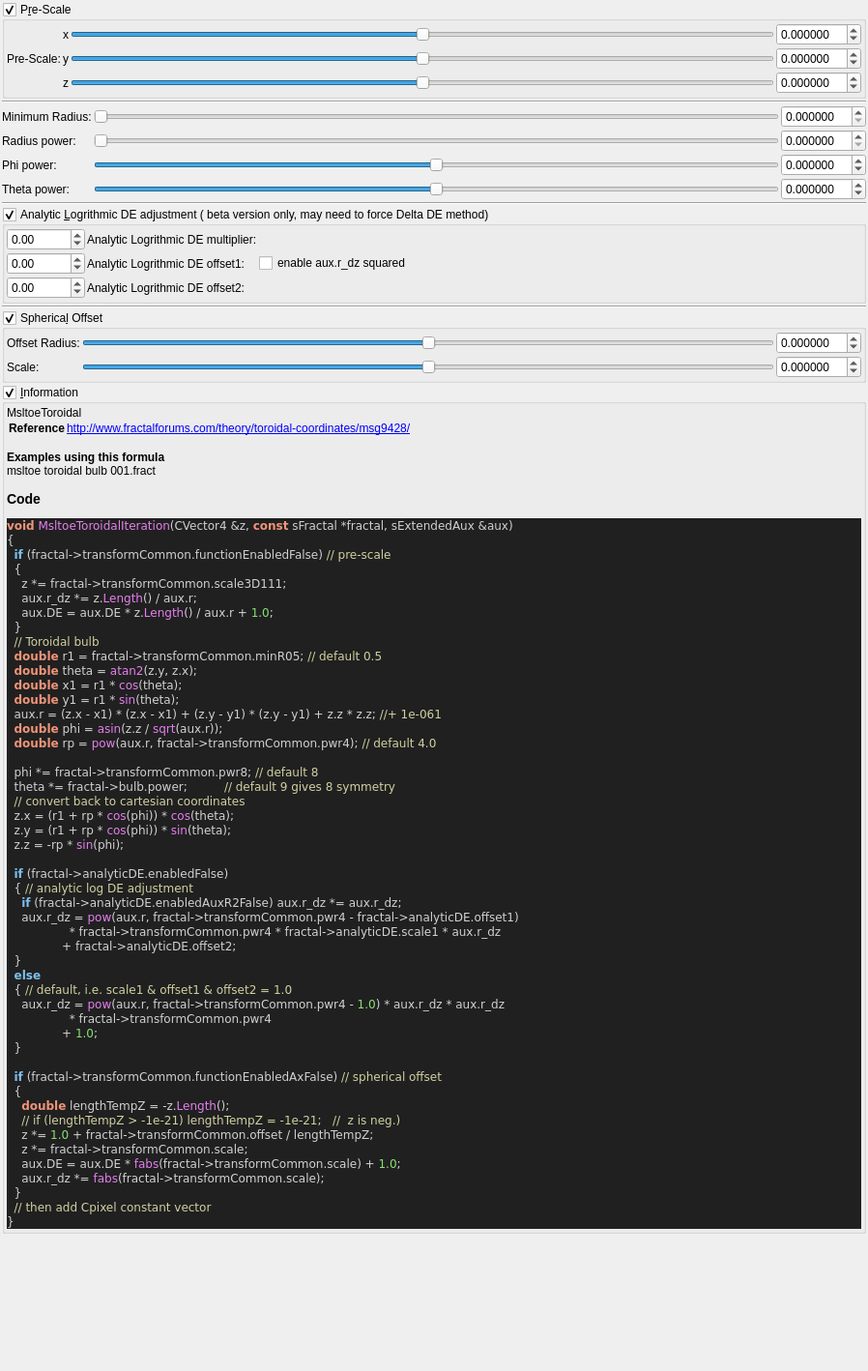
<?xml version="1.0" encoding="UTF-8"?>
<ui version="4.0">
 <class>msltoe_toroidal</class>
 <widget class="QWidget" name="Form">
  <property name="geometry">
   <rect>
    <x>0</x>
    <y>0</y>
    <width>898</width>
    <height>1418</height>
   </rect>
  </property>
  <property name="windowTitle">
   <string notr="true">msltoe_toroidal</string>
  </property>
  <layout class="QVBoxLayout" name="verticalLayout">
   <property name="spacing">
    <number>2</number>
   </property>
   <property name="leftMargin">
    <number>2</number>
   </property>
   <property name="topMargin">
    <number>2</number>
   </property>
   <property name="rightMargin">
    <number>2</number>
   </property>
   <property name="bottomMargin">
    <number>2</number>
   </property>
   <item>
    <widget class="MyGroupBox" name="groupCheck_transf_function_enabled_false">
     <property name="toolTip">
      <string/>
     </property>
     <property name="title">
      <string>P&amp;re-Scale</string>
     </property>
     <property name="checkable">
      <bool>true</bool>
     </property>
     <layout class="QVBoxLayout" name="verticalLayout_49">
      <property name="spacing">
       <number>2</number>
      </property>
      <property name="leftMargin">
       <number>2</number>
      </property>
      <property name="topMargin">
       <number>2</number>
      </property>
      <property name="rightMargin">
       <number>2</number>
      </property>
      <property name="bottomMargin">
       <number>2</number>
      </property>
      <item>
       <layout class="QGridLayout" name="gridLayout_23">
        <property name="spacing">
         <number>2</number>
        </property>
        <item row="0" column="2">
         <widget class="QSlider" name="slider3_transf_scale3D_111_x">
          <property name="sizePolicy">
           <sizepolicy hsizetype="Expanding" vsizetype="Maximum">
            <horstretch>0</horstretch>
            <verstretch>0</verstretch>
           </sizepolicy>
          </property>
          <property name="minimum">
           <number>-5000000</number>
          </property>
          <property name="maximum">
           <number>5000000</number>
          </property>
          <property name="orientation">
           <enum>Qt::Horizontal</enum>
          </property>
         </widget>
        </item>
        <item row="0" column="3">
         <widget class="MyDoubleSpinBox" name="spinbox3_transf_scale3D_111_x">
          <property name="sizePolicy">
           <sizepolicy hsizetype="Minimum" vsizetype="Maximum">
            <horstretch>0</horstretch>
            <verstretch>0</verstretch>
           </sizepolicy>
          </property>
          <property name="prefix">
           <string/>
          </property>
          <property name="decimals">
           <number>6</number>
          </property>
          <property name="minimum">
           <double>-99.989999999999995</double>
          </property>
          <property name="singleStep">
           <double>0.100000000000000</double>
          </property>
         </widget>
        </item>
        <item row="1" column="3">
         <widget class="MyDoubleSpinBox" name="spinbox3_transf_scale3D_111_y">
          <property name="sizePolicy">
           <sizepolicy hsizetype="Minimum" vsizetype="Maximum">
            <horstretch>0</horstretch>
            <verstretch>0</verstretch>
           </sizepolicy>
          </property>
          <property name="decimals">
           <number>6</number>
          </property>
          <property name="minimum">
           <double>-99.989999999999995</double>
          </property>
          <property name="maximum">
           <double>99.989999999999995</double>
          </property>
          <property name="singleStep">
           <double>0.100000000000000</double>
          </property>
         </widget>
        </item>
        <item row="2" column="3">
         <widget class="MyDoubleSpinBox" name="spinbox3_transf_scale3D_111_z">
          <property name="sizePolicy">
           <sizepolicy hsizetype="Minimum" vsizetype="Maximum">
            <horstretch>0</horstretch>
            <verstretch>0</verstretch>
           </sizepolicy>
          </property>
          <property name="decimals">
           <number>6</number>
          </property>
          <property name="minimum">
           <double>-99.989999999999995</double>
          </property>
          <property name="maximum">
           <double>99.989999999999995</double>
          </property>
          <property name="singleStep">
           <double>0.100000000000000</double>
          </property>
         </widget>
        </item>
        <item row="0" column="1">
         <widget class="QLabel" name="label_120">
          <property name="text">
           <string notr="true">x</string>
          </property>
         </widget>
        </item>
        <item row="1" column="0">
         <widget class="QLabel" name="label_124">
          <property name="text">
           <string>Pre-Scale:</string>
          </property>
         </widget>
        </item>
        <item row="1" column="2">
         <widget class="QSlider" name="slider3_transf_scale3D_111_y">
          <property name="sizePolicy">
           <sizepolicy hsizetype="Expanding" vsizetype="Maximum">
            <horstretch>0</horstretch>
            <verstretch>0</verstretch>
           </sizepolicy>
          </property>
          <property name="minimum">
           <number>-5000000</number>
          </property>
          <property name="maximum">
           <number>5000000</number>
          </property>
          <property name="orientation">
           <enum>Qt::Horizontal</enum>
          </property>
         </widget>
        </item>
        <item row="2" column="1">
         <widget class="QLabel" name="label_123">
          <property name="text">
           <string notr="true">z</string>
          </property>
         </widget>
        </item>
        <item row="1" column="1">
         <widget class="QLabel" name="label_121">
          <property name="text">
           <string notr="true">y</string>
          </property>
         </widget>
        </item>
        <item row="2" column="2">
         <widget class="QSlider" name="slider3_transf_scale3D_111_z">
          <property name="sizePolicy">
           <sizepolicy hsizetype="Expanding" vsizetype="Maximum">
            <horstretch>0</horstretch>
            <verstretch>0</verstretch>
           </sizepolicy>
          </property>
          <property name="minimum">
           <number>-5000000</number>
          </property>
          <property name="maximum">
           <number>5000000</number>
          </property>
          <property name="orientation">
           <enum>Qt::Horizontal</enum>
          </property>
         </widget>
        </item>
       </layout>
      </item>
     </layout>
    </widget>
   </item>
   <item>
    <widget class="Line" name="line_54">
     <property name="orientation">
      <enum>Qt::Horizontal</enum>
     </property>
    </widget>
   </item>
   <item>
    <layout class="QGridLayout" name="gridLayout_63">
     <property name="spacing">
      <number>2</number>
     </property>
     <item row="3" column="1">
      <widget class="QLabel" name="label_130">
       <property name="text">
        <string>Theta power:</string>
       </property>
      </widget>
     </item>
     <item row="1" column="1">
      <widget class="QLabel" name="label_127">
       <property name="text">
        <string>Radius power:</string>
       </property>
      </widget>
     </item>
     <item row="1" column="3">
      <widget class="MyDoubleSpinBox" name="spinbox_transf_pwr_4">
       <property name="sizePolicy">
        <sizepolicy hsizetype="Minimum" vsizetype="Maximum">
         <horstretch>0</horstretch>
         <verstretch>0</verstretch>
        </sizepolicy>
       </property>
       <property name="prefix">
        <string/>
       </property>
       <property name="suffix">
        <string/>
       </property>
       <property name="decimals">
        <number>6</number>
       </property>
       <property name="minimum">
        <double>0.000000000000000</double>
       </property>
       <property name="maximum">
        <double>99.989999999999995</double>
       </property>
       <property name="singleStep">
        <double>0.100000000000000</double>
       </property>
      </widget>
     </item>
     <item row="1" column="2">
      <widget class="QSlider" name="slider_transf_pwr_4">
       <property name="sizePolicy">
        <sizepolicy hsizetype="Expanding" vsizetype="Maximum">
         <horstretch>0</horstretch>
         <verstretch>0</verstretch>
        </sizepolicy>
       </property>
       <property name="minimum">
        <number>0</number>
       </property>
       <property name="maximum">
        <number>25000000</number>
       </property>
       <property name="singleStep">
        <number>1</number>
       </property>
       <property name="orientation">
        <enum>Qt::Horizontal</enum>
       </property>
      </widget>
     </item>
     <item row="0" column="2">
      <widget class="QSlider" name="slider_transf_minimum_radius_05">
       <property name="sizePolicy">
        <sizepolicy hsizetype="Preferred" vsizetype="Preferred">
         <horstretch>0</horstretch>
         <verstretch>0</verstretch>
        </sizepolicy>
       </property>
       <property name="minimum">
        <number>0</number>
       </property>
       <property name="maximum">
        <number>2000000</number>
       </property>
       <property name="singleStep">
        <number>1</number>
       </property>
       <property name="orientation">
        <enum>Qt::Horizontal</enum>
       </property>
      </widget>
     </item>
     <item row="0" column="1">
      <widget class="QLabel" name="label_253">
       <property name="text">
        <string>Minimum Radius:</string>
       </property>
      </widget>
     </item>
     <item row="0" column="3">
      <widget class="MyDoubleSpinBox" name="spinbox_transf_minimum_radius_05">
       <property name="sizePolicy">
        <sizepolicy hsizetype="Minimum" vsizetype="Maximum">
         <horstretch>0</horstretch>
         <verstretch>0</verstretch>
        </sizepolicy>
       </property>
       <property name="prefix">
        <string/>
       </property>
       <property name="suffix">
        <string/>
       </property>
       <property name="decimals">
        <number>6</number>
       </property>
       <property name="minimum">
        <double>0.000000000000000</double>
       </property>
       <property name="maximum">
        <double>10.000000000000000</double>
       </property>
       <property name="singleStep">
        <double>0.100000000000000</double>
       </property>
      </widget>
     </item>
     <item row="3" column="3">
      <widget class="MyDoubleSpinBox" name="spinbox_power">
       <property name="sizePolicy">
        <sizepolicy hsizetype="Minimum" vsizetype="Maximum">
         <horstretch>0</horstretch>
         <verstretch>0</verstretch>
        </sizepolicy>
       </property>
       <property name="prefix">
        <string/>
       </property>
       <property name="suffix">
        <string/>
       </property>
       <property name="decimals">
        <number>6</number>
       </property>
       <property name="minimum">
        <double>-99.989999999999995</double>
       </property>
       <property name="maximum">
        <double>99.989999999999995</double>
       </property>
       <property name="singleStep">
        <double>0.100000000000000</double>
       </property>
      </widget>
     </item>
     <item row="2" column="1">
      <widget class="QLabel" name="label_129">
       <property name="text">
        <string>Phi power:</string>
       </property>
      </widget>
     </item>
     <item row="3" column="2">
      <widget class="QSlider" name="slider_power">
       <property name="sizePolicy">
        <sizepolicy hsizetype="Expanding" vsizetype="Maximum">
         <horstretch>0</horstretch>
         <verstretch>0</verstretch>
        </sizepolicy>
       </property>
       <property name="minimum">
        <number>-25000000</number>
       </property>
       <property name="maximum">
        <number>25000000</number>
       </property>
       <property name="singleStep">
        <number>1</number>
       </property>
       <property name="orientation">
        <enum>Qt::Horizontal</enum>
       </property>
      </widget>
     </item>
     <item row="2" column="2">
      <widget class="QSlider" name="slider_transf_pwr_8">
       <property name="sizePolicy">
        <sizepolicy hsizetype="Expanding" vsizetype="Maximum">
         <horstretch>0</horstretch>
         <verstretch>0</verstretch>
        </sizepolicy>
       </property>
       <property name="minimum">
        <number>-25000000</number>
       </property>
       <property name="maximum">
        <number>25000000</number>
       </property>
       <property name="singleStep">
        <number>1</number>
       </property>
       <property name="orientation">
        <enum>Qt::Horizontal</enum>
       </property>
      </widget>
     </item>
     <item row="2" column="3">
      <widget class="MyDoubleSpinBox" name="spinbox_transf_pwr_8">
       <property name="sizePolicy">
        <sizepolicy hsizetype="Minimum" vsizetype="Maximum">
         <horstretch>0</horstretch>
         <verstretch>0</verstretch>
        </sizepolicy>
       </property>
       <property name="prefix">
        <string/>
       </property>
       <property name="suffix">
        <string/>
       </property>
       <property name="decimals">
        <number>6</number>
       </property>
       <property name="minimum">
        <double>-99.989999999999995</double>
       </property>
       <property name="maximum">
        <double>99.989999999999995</double>
       </property>
       <property name="singleStep">
        <double>0.100000000000000</double>
       </property>
      </widget>
     </item>
    </layout>
   </item>
   <item>
    <widget class="Line" name="line_55">
     <property name="orientation">
      <enum>Qt::Horizontal</enum>
     </property>
    </widget>
   </item>
   <item>
    <widget class="MyGroupBox" name="groupCheck_analyticDE_enabled_false">
     <property name="toolTip">
      <string/>
     </property>
     <property name="title">
      <string>Analytic &amp;Logrithmic DE adjustment ( beta version only, may need to force Delta DE method)</string>
     </property>
     <property name="checkable">
      <bool>true</bool>
     </property>
     <layout class="QVBoxLayout" name="verticalLayout_52">
      <property name="spacing">
       <number>2</number>
      </property>
      <property name="leftMargin">
       <number>2</number>
      </property>
      <property name="topMargin">
       <number>2</number>
      </property>
      <property name="rightMargin">
       <number>2</number>
      </property>
      <property name="bottomMargin">
       <number>2</number>
      </property>
      <item>
       <layout class="QGridLayout" name="gridLayout_26">
        <property name="spacing">
         <number>2</number>
        </property>
        <item row="1" column="1">
         <widget class="QLabel" name="label_177">
          <property name="text">
           <string>Analytic Logrithmic DE offset1:</string>
          </property>
         </widget>
        </item>
        <item row="0" column="1">
         <widget class="QLabel" name="label_176">
          <property name="text">
           <string>Analytic Logrithmic DE multiplier:</string>
          </property>
         </widget>
        </item>
        <item row="0" column="0">
         <widget class="MyDoubleSpinBox" name="spinbox_analyticDE_scale_1">
          <property name="sizePolicy">
           <sizepolicy hsizetype="Minimum" vsizetype="Maximum">
            <horstretch>0</horstretch>
            <verstretch>0</verstretch>
           </sizepolicy>
          </property>
          <property name="prefix">
           <string/>
          </property>
          <property name="suffix">
           <string/>
          </property>
          <property name="decimals">
           <number>2</number>
          </property>
          <property name="minimum">
           <double>-36000.000000000000000</double>
          </property>
          <property name="maximum">
           <double>36000.000000000000000</double>
          </property>
          <property name="singleStep">
           <double>0.100000000000000</double>
          </property>
         </widget>
        </item>
        <item row="0" column="2">
         <spacer name="horizontalSpacer">
          <property name="orientation">
           <enum>Qt::Horizontal</enum>
          </property>
          <property name="sizeHint" stdset="0">
           <size>
            <width>40</width>
            <height>20</height>
           </size>
          </property>
         </spacer>
        </item>
        <item row="1" column="0">
         <widget class="MyDoubleSpinBox" name="spinbox_analyticDE_offset_1">
          <property name="sizePolicy">
           <sizepolicy hsizetype="Minimum" vsizetype="Maximum">
            <horstretch>0</horstretch>
            <verstretch>0</verstretch>
           </sizepolicy>
          </property>
          <property name="prefix">
           <string/>
          </property>
          <property name="suffix">
           <string/>
          </property>
          <property name="decimals">
           <number>2</number>
          </property>
          <property name="minimum">
           <double>-36000.000000000000000</double>
          </property>
          <property name="maximum">
           <double>36000.000000000000000</double>
          </property>
          <property name="singleStep">
           <double>0.100000000000000</double>
          </property>
         </widget>
        </item>
        <item row="2" column="0">
         <widget class="MyDoubleSpinBox" name="spinbox_analyticDE_offset_2">
          <property name="sizePolicy">
           <sizepolicy hsizetype="Minimum" vsizetype="Maximum">
            <horstretch>0</horstretch>
            <verstretch>0</verstretch>
           </sizepolicy>
          </property>
          <property name="prefix">
           <string/>
          </property>
          <property name="suffix">
           <string/>
          </property>
          <property name="decimals">
           <number>2</number>
          </property>
          <property name="minimum">
           <double>-36000.000000000000000</double>
          </property>
          <property name="maximum">
           <double>36000.000000000000000</double>
          </property>
          <property name="singleStep">
           <double>0.100000000000000</double>
          </property>
         </widget>
        </item>
        <item row="2" column="1">
         <widget class="QLabel" name="label_178">
          <property name="text">
           <string>Analytic Logrithmic DE offset2:</string>
          </property>
         </widget>
        </item>
        <item row="1" column="2">
         <widget class="QCheckBox" name="checkBox_analyticDE_enabled_auxR2_false">
          <property name="text">
           <string>enable aux.r_dz squared</string>
          </property>
         </widget>
        </item>
       </layout>
      </item>
     </layout>
    </widget>
   </item>
   <item>
    <widget class="Line" name="line">
     <property name="orientation">
      <enum>Qt::Horizontal</enum>
     </property>
    </widget>
   </item>
   <item>
    <widget class="MyGroupBox" name="groupCheck_transf_function_enabledAx_false">
     <property name="toolTip">
      <string/>
     </property>
     <property name="title">
      <string>Spherica&amp;l Offset</string>
     </property>
     <property name="checkable">
      <bool>true</bool>
     </property>
     <layout class="QVBoxLayout" name="verticalLayout_50">
      <property name="spacing">
       <number>2</number>
      </property>
      <property name="leftMargin">
       <number>2</number>
      </property>
      <property name="topMargin">
       <number>2</number>
      </property>
      <property name="rightMargin">
       <number>2</number>
      </property>
      <property name="bottomMargin">
       <number>2</number>
      </property>
      <item>
       <layout class="QGridLayout" name="gridLayout_24">
        <property name="spacing">
         <number>2</number>
        </property>
        <item row="1" column="2">
         <widget class="MyDoubleSpinBox" name="spinbox_transf_scale">
          <property name="sizePolicy">
           <sizepolicy hsizetype="Minimum" vsizetype="Maximum">
            <horstretch>0</horstretch>
            <verstretch>0</verstretch>
           </sizepolicy>
          </property>
          <property name="decimals">
           <number>6</number>
          </property>
          <property name="minimum">
           <double>-99.989999999999995</double>
          </property>
          <property name="maximum">
           <double>99.989999999999995</double>
          </property>
          <property name="singleStep">
           <double>0.100000000000000</double>
          </property>
         </widget>
        </item>
        <item row="0" column="0">
         <widget class="QLabel" name="label_132">
          <property name="text">
           <string>Offset Radius:</string>
          </property>
         </widget>
        </item>
        <item row="0" column="2">
         <widget class="MyDoubleSpinBox" name="spinbox_transf_offset">
          <property name="sizePolicy">
           <sizepolicy hsizetype="Minimum" vsizetype="Maximum">
            <horstretch>0</horstretch>
            <verstretch>0</verstretch>
           </sizepolicy>
          </property>
          <property name="prefix">
           <string/>
          </property>
          <property name="decimals">
           <number>6</number>
          </property>
          <property name="minimum">
           <double>-99.989999999999995</double>
          </property>
          <property name="singleStep">
           <double>0.100000000000000</double>
          </property>
         </widget>
        </item>
        <item row="0" column="1">
         <widget class="QSlider" name="slider_transf_offset">
          <property name="sizePolicy">
           <sizepolicy hsizetype="Expanding" vsizetype="Maximum">
            <horstretch>0</horstretch>
            <verstretch>0</verstretch>
           </sizepolicy>
          </property>
          <property name="minimum">
           <number>-5000000</number>
          </property>
          <property name="maximum">
           <number>5000000</number>
          </property>
          <property name="orientation">
           <enum>Qt::Horizontal</enum>
          </property>
         </widget>
        </item>
        <item row="1" column="1">
         <widget class="QSlider" name="slider_transf_scale">
          <property name="sizePolicy">
           <sizepolicy hsizetype="Expanding" vsizetype="Maximum">
            <horstretch>0</horstretch>
            <verstretch>0</verstretch>
           </sizepolicy>
          </property>
          <property name="minimum">
           <number>-5000000</number>
          </property>
          <property name="maximum">
           <number>5000000</number>
          </property>
          <property name="orientation">
           <enum>Qt::Horizontal</enum>
          </property>
         </widget>
        </item>
        <item row="1" column="0">
         <widget class="QLabel" name="label_128">
          <property name="text">
           <string>Scale:</string>
          </property>
         </widget>
        </item>
       </layout>
      </item>
     </layout>
    </widget>
   </item>
   <item>
    <widget class="MyGroupBox" name="groupCheck_info">
     <property name="title">
      <string>&amp;Information</string>
     </property>
     <property name="flat">
      <bool>false</bool>
     </property>
     <property name="checkable">
      <bool>true</bool>
     </property>
     <layout class="QVBoxLayout" name="verticalLayout_2">
      <property name="spacing">
       <number>2</number>
      </property>
      <property name="leftMargin">
       <number>2</number>
      </property>
      <property name="topMargin">
       <number>2</number>
      </property>
      <property name="rightMargin">
       <number>2</number>
      </property>
      <property name="bottomMargin">
       <number>2</number>
      </property>
      <item>
       <widget class="QLabel" name="label_code_content">
        <property name="text">
         <string notr="true">&lt;p&gt;MsltoeToroidal&lt;/p&gt;&lt;table&gt;
&lt;tr&gt;&lt;th&gt;Reference&lt;/th&gt;&lt;td&gt;&lt;a href=&quot;http://www.fractalforums.com/theory/toroidal-coordinates/msg9428/&quot;&gt;http://www.fractalforums.com/theory/toroidal-coordinates/msg9428/&lt;br&gt;
&lt;/td&gt;&lt;/tr&gt;
&lt;/table&gt;
&lt;br&gt;&lt;b&gt;Examples using this formula&lt;/b&gt;&lt;br&gt;msltoe toroidal bulb 001.fract&lt;h3&gt;Code&lt;/h3&gt;
&lt;body style=&quot;background-color:#202020&quot;&gt;
&lt;pre style=&quot;color:#d0d0d0; background-color:#202020;  font-family:'Courier New',monospace;&quot;&gt;&lt;span style=&quot;color:#f09479; font-weight:bold&quot;&gt;void&lt;/span&gt; &lt;span style=&quot;color:#e47eed&quot;&gt;MsltoeToroidalIteration&lt;/span&gt;&lt;span style=&quot;color:#d0d0d0&quot;&gt;(&lt;/span&gt;CVector4 &lt;span style=&quot;color:#d0d0d0&quot;&gt;&amp;amp;&lt;/span&gt;z&lt;span style=&quot;color:#d0d0d0&quot;&gt;,&lt;/span&gt; &lt;span style=&quot;color:#f09479; font-weight:bold&quot;&gt;const&lt;/span&gt; sFractal &lt;span style=&quot;color:#d0d0d0&quot;&gt;*&lt;/span&gt;fractal&lt;span style=&quot;color:#d0d0d0&quot;&gt;,&lt;/span&gt; sExtendedAux &lt;span style=&quot;color:#d0d0d0&quot;&gt;&amp;amp;&lt;/span&gt;aux&lt;span style=&quot;color:#d0d0d0&quot;&gt;)&lt;/span&gt;
&lt;span style=&quot;color:#d0d0d0&quot;&gt;{&lt;/span&gt;
  &lt;span style=&quot;color:#7ec0ee; font-weight:bold&quot;&gt;if&lt;/span&gt; &lt;span style=&quot;color:#d0d0d0&quot;&gt;(&lt;/span&gt;fractal&lt;span style=&quot;color:#d0d0d0&quot;&gt;-&amp;gt;&lt;/span&gt;transformCommon&lt;span style=&quot;color:#d0d0d0&quot;&gt;.&lt;/span&gt;functionEnabledFalse&lt;span style=&quot;color:#d0d0d0&quot;&gt;)&lt;/span&gt; &lt;span style=&quot;color:#d0d0a0&quot;&gt;// pre-scale&lt;/span&gt;
  &lt;span style=&quot;color:#d0d0d0&quot;&gt;{&lt;/span&gt;
    z &lt;span style=&quot;color:#d0d0d0&quot;&gt;*=&lt;/span&gt; fractal&lt;span style=&quot;color:#d0d0d0&quot;&gt;-&amp;gt;&lt;/span&gt;transformCommon&lt;span style=&quot;color:#d0d0d0&quot;&gt;.&lt;/span&gt;scale3D111&lt;span style=&quot;color:#d0d0d0&quot;&gt;;&lt;/span&gt;
    aux&lt;span style=&quot;color:#d0d0d0&quot;&gt;.&lt;/span&gt;r_dz &lt;span style=&quot;color:#d0d0d0&quot;&gt;*=&lt;/span&gt; z&lt;span style=&quot;color:#d0d0d0&quot;&gt;.&lt;/span&gt;&lt;span style=&quot;color:#e47eed&quot;&gt;Length&lt;/span&gt;&lt;span style=&quot;color:#d0d0d0&quot;&gt;() /&lt;/span&gt; aux&lt;span style=&quot;color:#d0d0d0&quot;&gt;.&lt;/span&gt;r&lt;span style=&quot;color:#d0d0d0&quot;&gt;;&lt;/span&gt;
    aux&lt;span style=&quot;color:#d0d0d0&quot;&gt;.&lt;/span&gt;DE &lt;span style=&quot;color:#d0d0d0&quot;&gt;=&lt;/span&gt; aux&lt;span style=&quot;color:#d0d0d0&quot;&gt;.&lt;/span&gt;DE &lt;span style=&quot;color:#d0d0d0&quot;&gt;*&lt;/span&gt; z&lt;span style=&quot;color:#d0d0d0&quot;&gt;.&lt;/span&gt;&lt;span style=&quot;color:#e47eed&quot;&gt;Length&lt;/span&gt;&lt;span style=&quot;color:#d0d0d0&quot;&gt;() /&lt;/span&gt; aux&lt;span style=&quot;color:#d0d0d0&quot;&gt;.&lt;/span&gt;r &lt;span style=&quot;color:#d0d0d0&quot;&gt;+&lt;/span&gt; &lt;span style=&quot;color:#87df71&quot;&gt;1.0&lt;/span&gt;&lt;span style=&quot;color:#d0d0d0&quot;&gt;;&lt;/span&gt;
  &lt;span style=&quot;color:#d0d0d0&quot;&gt;}&lt;/span&gt;
  &lt;span style=&quot;color:#d0d0a0&quot;&gt;// Toroidal bulb&lt;/span&gt;
  &lt;span style=&quot;color:#f09479; font-weight:bold&quot;&gt;double&lt;/span&gt; r1 &lt;span style=&quot;color:#d0d0d0&quot;&gt;=&lt;/span&gt; fractal&lt;span style=&quot;color:#d0d0d0&quot;&gt;-&amp;gt;&lt;/span&gt;transformCommon&lt;span style=&quot;color:#d0d0d0&quot;&gt;.&lt;/span&gt;minR05&lt;span style=&quot;color:#d0d0d0&quot;&gt;;&lt;/span&gt; &lt;span style=&quot;color:#d0d0a0&quot;&gt;// default 0.5&lt;/span&gt;
  &lt;span style=&quot;color:#f09479; font-weight:bold&quot;&gt;double&lt;/span&gt; theta &lt;span style=&quot;color:#d0d0d0&quot;&gt;=&lt;/span&gt; &lt;span style=&quot;color:#e47eed&quot;&gt;atan2&lt;/span&gt;&lt;span style=&quot;color:#d0d0d0&quot;&gt;(&lt;/span&gt;z&lt;span style=&quot;color:#d0d0d0&quot;&gt;.&lt;/span&gt;y&lt;span style=&quot;color:#d0d0d0&quot;&gt;,&lt;/span&gt; z&lt;span style=&quot;color:#d0d0d0&quot;&gt;.&lt;/span&gt;x&lt;span style=&quot;color:#d0d0d0&quot;&gt;);&lt;/span&gt;
  &lt;span style=&quot;color:#f09479; font-weight:bold&quot;&gt;double&lt;/span&gt; x1 &lt;span style=&quot;color:#d0d0d0&quot;&gt;=&lt;/span&gt; r1 &lt;span style=&quot;color:#d0d0d0&quot;&gt;*&lt;/span&gt; &lt;span style=&quot;color:#e47eed&quot;&gt;cos&lt;/span&gt;&lt;span style=&quot;color:#d0d0d0&quot;&gt;(&lt;/span&gt;theta&lt;span style=&quot;color:#d0d0d0&quot;&gt;);&lt;/span&gt;
  &lt;span style=&quot;color:#f09479; font-weight:bold&quot;&gt;double&lt;/span&gt; y1 &lt;span style=&quot;color:#d0d0d0&quot;&gt;=&lt;/span&gt; r1 &lt;span style=&quot;color:#d0d0d0&quot;&gt;*&lt;/span&gt; &lt;span style=&quot;color:#e47eed&quot;&gt;sin&lt;/span&gt;&lt;span style=&quot;color:#d0d0d0&quot;&gt;(&lt;/span&gt;theta&lt;span style=&quot;color:#d0d0d0&quot;&gt;);&lt;/span&gt;
  aux&lt;span style=&quot;color:#d0d0d0&quot;&gt;.&lt;/span&gt;r &lt;span style=&quot;color:#d0d0d0&quot;&gt;= (&lt;/span&gt;z&lt;span style=&quot;color:#d0d0d0&quot;&gt;.&lt;/span&gt;x &lt;span style=&quot;color:#d0d0d0&quot;&gt;-&lt;/span&gt; x1&lt;span style=&quot;color:#d0d0d0&quot;&gt;) * (&lt;/span&gt;z&lt;span style=&quot;color:#d0d0d0&quot;&gt;.&lt;/span&gt;x &lt;span style=&quot;color:#d0d0d0&quot;&gt;-&lt;/span&gt; x1&lt;span style=&quot;color:#d0d0d0&quot;&gt;) + (&lt;/span&gt;z&lt;span style=&quot;color:#d0d0d0&quot;&gt;.&lt;/span&gt;y &lt;span style=&quot;color:#d0d0d0&quot;&gt;-&lt;/span&gt; y1&lt;span style=&quot;color:#d0d0d0&quot;&gt;) * (&lt;/span&gt;z&lt;span style=&quot;color:#d0d0d0&quot;&gt;.&lt;/span&gt;y &lt;span style=&quot;color:#d0d0d0&quot;&gt;-&lt;/span&gt; y1&lt;span style=&quot;color:#d0d0d0&quot;&gt;) +&lt;/span&gt; z&lt;span style=&quot;color:#d0d0d0&quot;&gt;.&lt;/span&gt;z &lt;span style=&quot;color:#d0d0d0&quot;&gt;*&lt;/span&gt; z&lt;span style=&quot;color:#d0d0d0&quot;&gt;.&lt;/span&gt;z&lt;span style=&quot;color:#d0d0d0&quot;&gt;;&lt;/span&gt; &lt;span style=&quot;color:#d0d0a0&quot;&gt;//+ 1e-061&lt;/span&gt;
  &lt;span style=&quot;color:#f09479; font-weight:bold&quot;&gt;double&lt;/span&gt; phi &lt;span style=&quot;color:#d0d0d0&quot;&gt;=&lt;/span&gt; &lt;span style=&quot;color:#e47eed&quot;&gt;asin&lt;/span&gt;&lt;span style=&quot;color:#d0d0d0&quot;&gt;(&lt;/span&gt;z&lt;span style=&quot;color:#d0d0d0&quot;&gt;.&lt;/span&gt;z &lt;span style=&quot;color:#d0d0d0&quot;&gt;/&lt;/span&gt; &lt;span style=&quot;color:#e47eed&quot;&gt;sqrt&lt;/span&gt;&lt;span style=&quot;color:#d0d0d0&quot;&gt;(&lt;/span&gt;aux&lt;span style=&quot;color:#d0d0d0&quot;&gt;.&lt;/span&gt;r&lt;span style=&quot;color:#d0d0d0&quot;&gt;));&lt;/span&gt;
  &lt;span style=&quot;color:#f09479; font-weight:bold&quot;&gt;double&lt;/span&gt; rp &lt;span style=&quot;color:#d0d0d0&quot;&gt;=&lt;/span&gt; &lt;span style=&quot;color:#e47eed&quot;&gt;pow&lt;/span&gt;&lt;span style=&quot;color:#d0d0d0&quot;&gt;(&lt;/span&gt;aux&lt;span style=&quot;color:#d0d0d0&quot;&gt;.&lt;/span&gt;r&lt;span style=&quot;color:#d0d0d0&quot;&gt;,&lt;/span&gt; fractal&lt;span style=&quot;color:#d0d0d0&quot;&gt;-&amp;gt;&lt;/span&gt;transformCommon&lt;span style=&quot;color:#d0d0d0&quot;&gt;.&lt;/span&gt;pwr4&lt;span style=&quot;color:#d0d0d0&quot;&gt;);&lt;/span&gt; &lt;span style=&quot;color:#d0d0a0&quot;&gt;// default 4.0&lt;/span&gt;

  phi &lt;span style=&quot;color:#d0d0d0&quot;&gt;*=&lt;/span&gt; fractal&lt;span style=&quot;color:#d0d0d0&quot;&gt;-&amp;gt;&lt;/span&gt;transformCommon&lt;span style=&quot;color:#d0d0d0&quot;&gt;.&lt;/span&gt;pwr8&lt;span style=&quot;color:#d0d0d0&quot;&gt;;&lt;/span&gt; &lt;span style=&quot;color:#d0d0a0&quot;&gt;// default 8&lt;/span&gt;
  theta &lt;span style=&quot;color:#d0d0d0&quot;&gt;*=&lt;/span&gt; fractal&lt;span style=&quot;color:#d0d0d0&quot;&gt;-&amp;gt;&lt;/span&gt;bulb&lt;span style=&quot;color:#d0d0d0&quot;&gt;.&lt;/span&gt;power&lt;span style=&quot;color:#d0d0d0&quot;&gt;;&lt;/span&gt;          &lt;span style=&quot;color:#d0d0a0&quot;&gt;// default 9 gives 8 symmetry&lt;/span&gt;
  &lt;span style=&quot;color:#d0d0a0&quot;&gt;// convert back to cartesian coordinates&lt;/span&gt;
  z&lt;span style=&quot;color:#d0d0d0&quot;&gt;.&lt;/span&gt;x &lt;span style=&quot;color:#d0d0d0&quot;&gt;= (&lt;/span&gt;r1 &lt;span style=&quot;color:#d0d0d0&quot;&gt;+&lt;/span&gt; rp &lt;span style=&quot;color:#d0d0d0&quot;&gt;*&lt;/span&gt; &lt;span style=&quot;color:#e47eed&quot;&gt;cos&lt;/span&gt;&lt;span style=&quot;color:#d0d0d0&quot;&gt;(&lt;/span&gt;phi&lt;span style=&quot;color:#d0d0d0&quot;&gt;)) *&lt;/span&gt; &lt;span style=&quot;color:#e47eed&quot;&gt;cos&lt;/span&gt;&lt;span style=&quot;color:#d0d0d0&quot;&gt;(&lt;/span&gt;theta&lt;span style=&quot;color:#d0d0d0&quot;&gt;);&lt;/span&gt;
  z&lt;span style=&quot;color:#d0d0d0&quot;&gt;.&lt;/span&gt;y &lt;span style=&quot;color:#d0d0d0&quot;&gt;= (&lt;/span&gt;r1 &lt;span style=&quot;color:#d0d0d0&quot;&gt;+&lt;/span&gt; rp &lt;span style=&quot;color:#d0d0d0&quot;&gt;*&lt;/span&gt; &lt;span style=&quot;color:#e47eed&quot;&gt;cos&lt;/span&gt;&lt;span style=&quot;color:#d0d0d0&quot;&gt;(&lt;/span&gt;phi&lt;span style=&quot;color:#d0d0d0&quot;&gt;)) *&lt;/span&gt; &lt;span style=&quot;color:#e47eed&quot;&gt;sin&lt;/span&gt;&lt;span style=&quot;color:#d0d0d0&quot;&gt;(&lt;/span&gt;theta&lt;span style=&quot;color:#d0d0d0&quot;&gt;);&lt;/span&gt;
  z&lt;span style=&quot;color:#d0d0d0&quot;&gt;.&lt;/span&gt;z &lt;span style=&quot;color:#d0d0d0&quot;&gt;= -&lt;/span&gt;rp &lt;span style=&quot;color:#d0d0d0&quot;&gt;*&lt;/span&gt; &lt;span style=&quot;color:#e47eed&quot;&gt;sin&lt;/span&gt;&lt;span style=&quot;color:#d0d0d0&quot;&gt;(&lt;/span&gt;phi&lt;span style=&quot;color:#d0d0d0&quot;&gt;);&lt;/span&gt;

  &lt;span style=&quot;color:#7ec0ee; font-weight:bold&quot;&gt;if&lt;/span&gt; &lt;span style=&quot;color:#d0d0d0&quot;&gt;(&lt;/span&gt;fractal&lt;span style=&quot;color:#d0d0d0&quot;&gt;-&amp;gt;&lt;/span&gt;analyticDE&lt;span style=&quot;color:#d0d0d0&quot;&gt;.&lt;/span&gt;enabledFalse&lt;span style=&quot;color:#d0d0d0&quot;&gt;)&lt;/span&gt;
  &lt;span style=&quot;color:#d0d0d0&quot;&gt;{&lt;/span&gt; &lt;span style=&quot;color:#d0d0a0&quot;&gt;// analytic log DE adjustment&lt;/span&gt;
    &lt;span style=&quot;color:#7ec0ee; font-weight:bold&quot;&gt;if&lt;/span&gt; &lt;span style=&quot;color:#d0d0d0&quot;&gt;(&lt;/span&gt;fractal&lt;span style=&quot;color:#d0d0d0&quot;&gt;-&amp;gt;&lt;/span&gt;analyticDE&lt;span style=&quot;color:#d0d0d0&quot;&gt;.&lt;/span&gt;enabledAuxR2False&lt;span style=&quot;color:#d0d0d0&quot;&gt;)&lt;/span&gt; aux&lt;span style=&quot;color:#d0d0d0&quot;&gt;.&lt;/span&gt;r_dz &lt;span style=&quot;color:#d0d0d0&quot;&gt;*=&lt;/span&gt; aux&lt;span style=&quot;color:#d0d0d0&quot;&gt;.&lt;/span&gt;r_dz&lt;span style=&quot;color:#d0d0d0&quot;&gt;;&lt;/span&gt;
    aux&lt;span style=&quot;color:#d0d0d0&quot;&gt;.&lt;/span&gt;r_dz &lt;span style=&quot;color:#d0d0d0&quot;&gt;=&lt;/span&gt; &lt;span style=&quot;color:#e47eed&quot;&gt;pow&lt;/span&gt;&lt;span style=&quot;color:#d0d0d0&quot;&gt;(&lt;/span&gt;aux&lt;span style=&quot;color:#d0d0d0&quot;&gt;.&lt;/span&gt;r&lt;span style=&quot;color:#d0d0d0&quot;&gt;,&lt;/span&gt; fractal&lt;span style=&quot;color:#d0d0d0&quot;&gt;-&amp;gt;&lt;/span&gt;transformCommon&lt;span style=&quot;color:#d0d0d0&quot;&gt;.&lt;/span&gt;pwr4 &lt;span style=&quot;color:#d0d0d0&quot;&gt;-&lt;/span&gt; fractal&lt;span style=&quot;color:#d0d0d0&quot;&gt;-&amp;gt;&lt;/span&gt;analyticDE&lt;span style=&quot;color:#d0d0d0&quot;&gt;.&lt;/span&gt;offset1&lt;span style=&quot;color:#d0d0d0&quot;&gt;)&lt;/span&gt;
                 &lt;span style=&quot;color:#d0d0d0&quot;&gt;*&lt;/span&gt; fractal&lt;span style=&quot;color:#d0d0d0&quot;&gt;-&amp;gt;&lt;/span&gt;transformCommon&lt;span style=&quot;color:#d0d0d0&quot;&gt;.&lt;/span&gt;pwr4 &lt;span style=&quot;color:#d0d0d0&quot;&gt;*&lt;/span&gt; fractal&lt;span style=&quot;color:#d0d0d0&quot;&gt;-&amp;gt;&lt;/span&gt;analyticDE&lt;span style=&quot;color:#d0d0d0&quot;&gt;.&lt;/span&gt;scale1 &lt;span style=&quot;color:#d0d0d0&quot;&gt;*&lt;/span&gt; aux&lt;span style=&quot;color:#d0d0d0&quot;&gt;.&lt;/span&gt;r_dz
               &lt;span style=&quot;color:#d0d0d0&quot;&gt;+&lt;/span&gt; fractal&lt;span style=&quot;color:#d0d0d0&quot;&gt;-&amp;gt;&lt;/span&gt;analyticDE&lt;span style=&quot;color:#d0d0d0&quot;&gt;.&lt;/span&gt;offset2&lt;span style=&quot;color:#d0d0d0&quot;&gt;;&lt;/span&gt;
  &lt;span style=&quot;color:#d0d0d0&quot;&gt;}&lt;/span&gt;
  &lt;span style=&quot;color:#7ec0ee; font-weight:bold&quot;&gt;else&lt;/span&gt;
  &lt;span style=&quot;color:#d0d0d0&quot;&gt;{&lt;/span&gt; &lt;span style=&quot;color:#d0d0a0&quot;&gt;// default, i.e. scale1 &amp;amp; offset1 &amp;amp; offset2 = 1.0&lt;/span&gt;
    aux&lt;span style=&quot;color:#d0d0d0&quot;&gt;.&lt;/span&gt;r_dz &lt;span style=&quot;color:#d0d0d0&quot;&gt;=&lt;/span&gt; &lt;span style=&quot;color:#e47eed&quot;&gt;pow&lt;/span&gt;&lt;span style=&quot;color:#d0d0d0&quot;&gt;(&lt;/span&gt;aux&lt;span style=&quot;color:#d0d0d0&quot;&gt;.&lt;/span&gt;r&lt;span style=&quot;color:#d0d0d0&quot;&gt;,&lt;/span&gt; fractal&lt;span style=&quot;color:#d0d0d0&quot;&gt;-&amp;gt;&lt;/span&gt;transformCommon&lt;span style=&quot;color:#d0d0d0&quot;&gt;.&lt;/span&gt;pwr4 &lt;span style=&quot;color:#d0d0d0&quot;&gt;-&lt;/span&gt; &lt;span style=&quot;color:#87df71&quot;&gt;1.0&lt;/span&gt;&lt;span style=&quot;color:#d0d0d0&quot;&gt;) *&lt;/span&gt; aux&lt;span style=&quot;color:#d0d0d0&quot;&gt;.&lt;/span&gt;r_dz &lt;span style=&quot;color:#d0d0d0&quot;&gt;*&lt;/span&gt; aux&lt;span style=&quot;color:#d0d0d0&quot;&gt;.&lt;/span&gt;r_dz
                 &lt;span style=&quot;color:#d0d0d0&quot;&gt;*&lt;/span&gt; fractal&lt;span style=&quot;color:#d0d0d0&quot;&gt;-&amp;gt;&lt;/span&gt;transformCommon&lt;span style=&quot;color:#d0d0d0&quot;&gt;.&lt;/span&gt;pwr4
               &lt;span style=&quot;color:#d0d0d0&quot;&gt;+&lt;/span&gt; &lt;span style=&quot;color:#87df71&quot;&gt;1.0&lt;/span&gt;&lt;span style=&quot;color:#d0d0d0&quot;&gt;;&lt;/span&gt;
  &lt;span style=&quot;color:#d0d0d0&quot;&gt;}&lt;/span&gt;

  &lt;span style=&quot;color:#7ec0ee; font-weight:bold&quot;&gt;if&lt;/span&gt; &lt;span style=&quot;color:#d0d0d0&quot;&gt;(&lt;/span&gt;fractal&lt;span style=&quot;color:#d0d0d0&quot;&gt;-&amp;gt;&lt;/span&gt;transformCommon&lt;span style=&quot;color:#d0d0d0&quot;&gt;.&lt;/span&gt;functionEnabledAxFalse&lt;span style=&quot;color:#d0d0d0&quot;&gt;)&lt;/span&gt; &lt;span style=&quot;color:#d0d0a0&quot;&gt;// spherical offset&lt;/span&gt;
  &lt;span style=&quot;color:#d0d0d0&quot;&gt;{&lt;/span&gt;
    &lt;span style=&quot;color:#f09479; font-weight:bold&quot;&gt;double&lt;/span&gt; lengthTempZ &lt;span style=&quot;color:#d0d0d0&quot;&gt;= -&lt;/span&gt;z&lt;span style=&quot;color:#d0d0d0&quot;&gt;.&lt;/span&gt;&lt;span style=&quot;color:#e47eed&quot;&gt;Length&lt;/span&gt;&lt;span style=&quot;color:#d0d0d0&quot;&gt;();&lt;/span&gt;
    &lt;span style=&quot;color:#d0d0a0&quot;&gt;// if (lengthTempZ &amp;gt; -1e-21) lengthTempZ = -1e-21;   //  z is neg.)&lt;/span&gt;
    z &lt;span style=&quot;color:#d0d0d0&quot;&gt;*=&lt;/span&gt; &lt;span style=&quot;color:#87df71&quot;&gt;1.0&lt;/span&gt; &lt;span style=&quot;color:#d0d0d0&quot;&gt;+&lt;/span&gt; fractal&lt;span style=&quot;color:#d0d0d0&quot;&gt;-&amp;gt;&lt;/span&gt;transformCommon&lt;span style=&quot;color:#d0d0d0&quot;&gt;.&lt;/span&gt;offset &lt;span style=&quot;color:#d0d0d0&quot;&gt;/&lt;/span&gt; lengthTempZ&lt;span style=&quot;color:#d0d0d0&quot;&gt;;&lt;/span&gt;
    z &lt;span style=&quot;color:#d0d0d0&quot;&gt;*=&lt;/span&gt; fractal&lt;span style=&quot;color:#d0d0d0&quot;&gt;-&amp;gt;&lt;/span&gt;transformCommon&lt;span style=&quot;color:#d0d0d0&quot;&gt;.&lt;/span&gt;scale&lt;span style=&quot;color:#d0d0d0&quot;&gt;;&lt;/span&gt;
    aux&lt;span style=&quot;color:#d0d0d0&quot;&gt;.&lt;/span&gt;DE &lt;span style=&quot;color:#d0d0d0&quot;&gt;=&lt;/span&gt; aux&lt;span style=&quot;color:#d0d0d0&quot;&gt;.&lt;/span&gt;DE &lt;span style=&quot;color:#d0d0d0&quot;&gt;*&lt;/span&gt; &lt;span style=&quot;color:#e47eed&quot;&gt;fabs&lt;/span&gt;&lt;span style=&quot;color:#d0d0d0&quot;&gt;(&lt;/span&gt;fractal&lt;span style=&quot;color:#d0d0d0&quot;&gt;-&amp;gt;&lt;/span&gt;transformCommon&lt;span style=&quot;color:#d0d0d0&quot;&gt;.&lt;/span&gt;scale&lt;span style=&quot;color:#d0d0d0&quot;&gt;) +&lt;/span&gt; &lt;span style=&quot;color:#87df71&quot;&gt;1.0&lt;/span&gt;&lt;span style=&quot;color:#d0d0d0&quot;&gt;;&lt;/span&gt;
    aux&lt;span style=&quot;color:#d0d0d0&quot;&gt;.&lt;/span&gt;r_dz &lt;span style=&quot;color:#d0d0d0&quot;&gt;*=&lt;/span&gt; &lt;span style=&quot;color:#e47eed&quot;&gt;fabs&lt;/span&gt;&lt;span style=&quot;color:#d0d0d0&quot;&gt;(&lt;/span&gt;fractal&lt;span style=&quot;color:#d0d0d0&quot;&gt;-&amp;gt;&lt;/span&gt;transformCommon&lt;span style=&quot;color:#d0d0d0&quot;&gt;.&lt;/span&gt;scale&lt;span style=&quot;color:#d0d0d0&quot;&gt;);&lt;/span&gt;
  &lt;span style=&quot;color:#d0d0d0&quot;&gt;}&lt;/span&gt;
  &lt;span style=&quot;color:#d0d0a0&quot;&gt;// then add Cpixel constant vector&lt;/span&gt;
&lt;span style=&quot;color:#d0d0d0&quot;&gt;}&lt;/span&gt;
&lt;/pre&gt;
&lt;/body&gt;</string>
        </property>
        <property name="wordWrap">
         <bool>true</bool>
        </property>
        <property name="openExternalLinks">
         <bool>true</bool>
        </property>
        <property name="textInteractionFlags">
         <set>Qt::LinksAccessibleByMouse|Qt::TextSelectableByMouse</set>
        </property>
       </widget>
      </item>
     </layout>
    </widget>
   </item>
   <item>
    <spacer name="verticalSpacer">
     <property name="orientation">
      <enum>Qt::Vertical</enum>
     </property>
     <property name="sizeHint" stdset="0">
      <size>
       <width>20</width>
       <height>40</height>
      </size>
     </property>
    </spacer>
   </item>
  </layout>
 </widget>
 <customwidgets>
  <customwidget>
   <class>MyGroupBox</class>
   <extends>QGroupBox</extends>
   <header>my_group_box.h</header>
   <container>1</container>
  </customwidget>
  <customwidget>
   <class>MyDoubleSpinBox</class>
   <extends>QDoubleSpinBox</extends>
   <header>my_double_spin_box.h</header>
  </customwidget>
 </customwidgets>
 <tabstops>
  <tabstop>groupCheck_transf_function_enabled_false</tabstop>
  <tabstop>slider3_transf_scale3D_111_x</tabstop>
  <tabstop>spinbox3_transf_scale3D_111_x</tabstop>
  <tabstop>slider3_transf_scale3D_111_y</tabstop>
  <tabstop>spinbox3_transf_scale3D_111_y</tabstop>
  <tabstop>slider3_transf_scale3D_111_z</tabstop>
  <tabstop>spinbox3_transf_scale3D_111_z</tabstop>
  <tabstop>slider_transf_minimum_radius_05</tabstop>
  <tabstop>spinbox_transf_minimum_radius_05</tabstop>
  <tabstop>slider_transf_pwr_4</tabstop>
  <tabstop>spinbox_transf_pwr_4</tabstop>
  <tabstop>slider_transf_pwr_8</tabstop>
  <tabstop>spinbox_transf_pwr_8</tabstop>
  <tabstop>slider_power</tabstop>
  <tabstop>spinbox_power</tabstop>
  <tabstop>groupCheck_analyticDE_enabled_false</tabstop>
  <tabstop>spinbox_analyticDE_scale_1</tabstop>
  <tabstop>spinbox_analyticDE_offset_1</tabstop>
  <tabstop>spinbox_analyticDE_offset_2</tabstop>
  <tabstop>checkBox_analyticDE_enabled_auxR2_false</tabstop>
  <tabstop>groupCheck_transf_function_enabledAx_false</tabstop>
  <tabstop>slider_transf_offset</tabstop>
  <tabstop>spinbox_transf_offset</tabstop>
  <tabstop>slider_transf_scale</tabstop>
  <tabstop>spinbox_transf_scale</tabstop>
  <tabstop>groupCheck_info</tabstop>
 </tabstops>
 <resources/>
 <connections/>
</ui>
